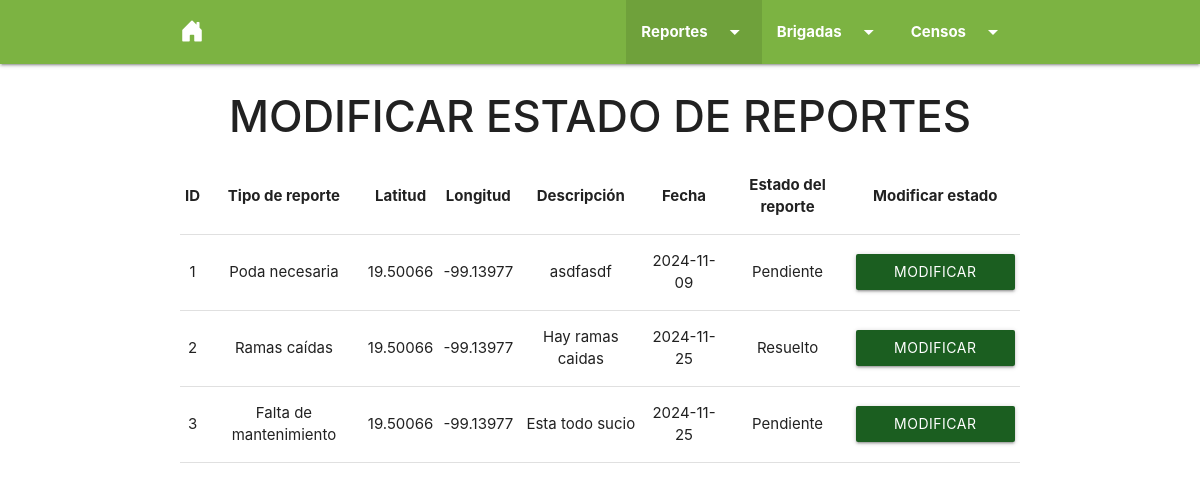
The page /arboladoZacatenco/reportes/modificar_estado.php on the database its author committed.
### tables this page shows
CREATE TABLE `reporte` (
  `id` int(11) NOT NULL,
  `tipoReporte` varchar(50) NOT NULL,
  `latitud` double NOT NULL,
  `longitud` double NOT NULL,
  `descripcion` text NOT NULL,
  `imagen` mediumblob NOT NULL,
  `nombre` varchar(50) DEFAULT NULL,
  `correo` varchar(50) DEFAULT NULL,
  `fecha` date NOT NULL DEFAULT current_timestamp(),
  `estado_reporte` text NOT NULL DEFAULT 'Pendiente'
);

### arboladoZacatenco/reportes/modificar_estado.php (the view, shortened to what this page needs)
<?php include("../db.php"); ?>
<?php include("../includes/header.php") ?>
<body>
<?php include("../includes/navbar.php") ?>
    <h3 class="center-align"><strong>MODIFICAR ESTADO DE REPORTES</strong></h3>
    <div class="row">
        <div class="container">
            <table id="tabla_estado" class="responsive-table centered highlight">
                <thead>
                    <tr>
                        <th>ID</th>
                        <th>Tipo de reporte</th>
                        <th>Latitud</th>
                        <th>Longitud</th>
                        <th>Descripción</th>
                        <th>Fecha</th>
                        <th>Estado del reporte</th>
                        <th>Modificar estado</th>
                    </tr>
                </thead>
                <tbody>
                    <?php
                    $query = "SELECT id, tipoReporte, latitud, longitud, descripcion, nombre, (aes_decrypt(correo, 'AES')) correo, imagen, fecha, estado_reporte FROM reporte; ";
                    $result = mysqli_query($conn, $query);
                    while($row = mysqli_fetch_array($result)){ ?>
                        <tr>
                            <td><?php echo $row['id'] ?></td>
                            <td><?php echo $row['tipoReporte'] ?></td>
                            <td><?php echo $row['latitud'] ?></td>
                            <td><?php echo $row['longitud'] ?></td>
                            <td><?php echo $row['descripcion'] ?></td>
                            <td><?php echo $row['fecha'] ?></td>
                            <td><?php echo $row['estado_reporte'] ?></td>
                            <td> <a class="waves-effect waves-light btn modal-trigger green darken-4" href="#ME?id=<?php echo $row['id']; ?>">Modificar estado</a></td>
                        </tr>
                    <?php } ?>
                </tbody>
            </table>
        </div>
    </div>
    <link rel="stylesheet" href="../css/dropdown.css">
<?php include("../includes/footer.php") ?>
</html>

### arboladoZacatenco/includes/header.php (shortened to what this page needs)
<!DOCTYPE html>
<html lang="en">
<head>
    <link rel="stylesheet" href = "http://cdn.leafletjs.com/leaflet-0.7.3/leaflet.css" />
    <link rel="stylesheet" href="https://cdnjs.cloudflare.com/ajax/libs/materialize/1.0.0/css/materialize.min.css">
    <link rel="stylesheet" href="https://cdn.jsdelivr.net/npm/bootstrap-icons@1.11.3/font/bootstrap-icons.min.css">
    <link rel="stylesheet" href="https://cdn.datatables.net/2.1.8/css/dataTables.dataTables.min.css">
    <link rel="stylesheet" href="../css/dropdown.css" />
</head>

### arboladoZacatenco/includes/navbar.php (shortened to what this page needs)
<nav class="light-green darken-1">
    <div class="navbar-wrapper">
        <div class="nav-wrapper container">
            <a href="../index.php" class="brand-logo"><i class="bi bi-house-door-fill"></i></a>
            <ul class="right">
            <li class="active">
                <a href="#" class="dropdown-trigger" data-target="reportes"><b>Reportes<i class="material-icons right">arrow_drop_down</i></b></a>
            </li>
            <li>
                <a class="dropdown-trigger" href="#!" data-target="dropdown1"><b>Brigadas</b><i class="material-icons right">arrow_drop_down</i></a>
            </li>
            <li>
                <a class="dropdown-trigger" href="#" data-target="censos"><b>Censos</b><i class="material-icons right">arrow_drop_down</i></a>
            </li>
            </ul>
        </div>
    </div>
</nav>

### arboladoZacatenco/includes/footer.php (shortened to what this page needs)
</body>

### rows shown on the page
reporte: id "1", tipoReporte "Poda necesaria", latitud "19.50066", longitud "-99.13977", descripcion "asdfasdf", fecha "2024-11-09", estado_reporte "Pendiente"
reporte: id "2", tipoReporte "Ramas caídas", latitud "19.50066", longitud "-99.13977", descripcion "Hay ramas caidas", fecha "2024-11-25", estado_reporte "Resuelto"
reporte: id "3", tipoReporte "Falta de mantenimiento", latitud "19.50066", longitud "-99.13977", descripcion "Esta todo sucio", fecha "2024-11-25", estado_reporte "Pendiente"
